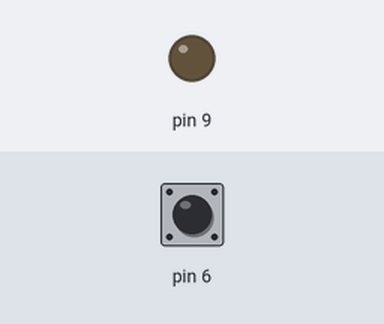
Recording of a sketch running on a simulated Arduino Uno, built with avr-gcc and run on an emulated ATmega328P. Parts: output pins drawn as LEDs (lit = HIGH). Inputs (shaded band) come from the test bench; at power-on: pin 6 HIGH.

Above: at 1.8 s.
1.9 s: pin 6 pulled LOW for 0.6 s
At 2.4 s:
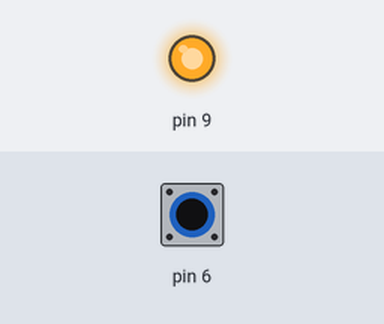
4.0 s: pin 6 pulled LOW for 3.2 s
At 8.1 s:
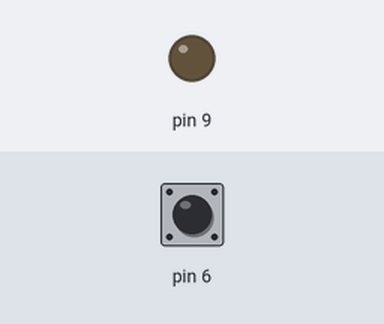
Timing chart, 0 to 9.6 s (numbered marks = the images above; inputs shaded):
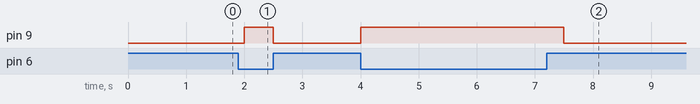

The sketch:

button_ledcontrol.ino
```cpp
//button pressed - LED on

void setup() {
  pinMode(9,OUTPUT); // led 9 pin - 출력
  pinMode(6,INPUT); // button 6 pin - 입력받음

}

void loop() {
 if(digitalRead(6)==LOW) // 6번핀이 0이면(누른 경우)
 {
  digitalWrite(9,HIGH); // led on
  delay(500);
  }
 else{
  digitalWrite(9,LOW); // 6번핀 누르지 않은 경우엔 led off
  delay(500);
 }
}
```

Measured:
- after the input at 1.9 s, pin 9: LOW → HIGH after 0.10 s, → LOW 0.50 s later
- after the input at 4.0 s, pin 9: LOW → HIGH at once, → LOW 3.5 s later
